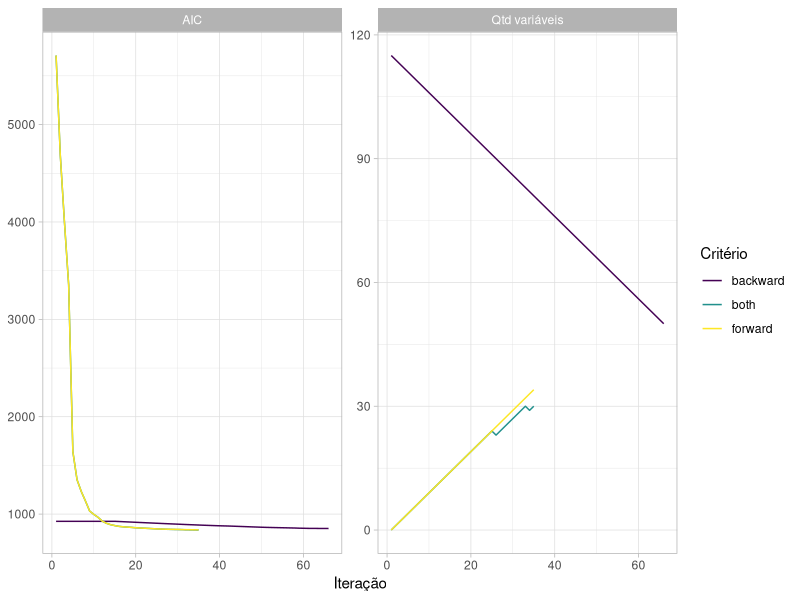

Here is the R script that generated this plot:
library(tidyverse)
library(glue)
theme_set(theme_light())


aic_modelo_rl_forward <- read_delim('new_modelagem/reducao_dos_aics/modelo_rl_forward.csv', delim = ';') %>% 
    mutate(criterio = 'forward',
           step = row_number())

aic_modelo_rl_backward <- read_delim('new_modelagem/reducao_dos_aics/modelo_rl_backward.csv', delim = ';') %>% 
    mutate(criterio = 'backward',
           step = row_number())

aic_modelo_rl_both <- read_delim('new_modelagem/reducao_dos_aics/modelo_rl_both.csv', delim = ';') %>% 
    mutate(criterio = 'both',
           step = row_number())

aic_modelos_rl <- aic_modelo_rl_forward %>% 
    rbind(aic_modelo_rl_backward) %>% 
    rbind(aic_modelo_rl_both) %>% 
    mutate(qtd_variaveis = ifelse(formula_modelo == 'flg_churn ~ 1',
                                  0,
                                  str_count(formula_modelo, '[+]') + 1))

to_plot_aic_modelos_rl <- aic_modelos_rl %>% 
    pivot_longer(c(aic, qtd_variaveis), names_to = 'var', values_to = 'value') %>% 
    mutate(var = case_when(var == 'aic' ~ 'AIC',
                           var == 'qtd_variaveis' ~ 'Qtd variáveis',
                           T ~ 'Outro'))

ggplot(to_plot_aic_modelos_rl, aes(step, value, color = criterio)) +
    geom_line() +
    # geom_point() +
    facet_wrap(~ var, ncol = 2, scales = 'free_y') +
    scale_color_viridis_d() +
    labs(x = 'Iteração', y = NULL, color = 'Critério')

resumo_modelos_rl <- aic_modelos_rl %>% 
    group_by(criterio) %>% 
    summarise(across(everything(), list(first = first, last = last), .names = '{.fn}_{.col}')) %>% 
    pivot_longer(matches('first_|last_'),
                 names_to = c('set', '.value'),
                 names_pattern = '(first|last)_(.+)') %>% 
    arrange(criterio, set) %>% 
    select(criterio, set, step, aic, qtd_variaveis) %>% 
    mutate(set = ifelse(set == 'first', 'primeira', 'última')) %>% 
    rename(iteracao = step)

write_delim(resumo_modelos_rl, 'new_modelagem/reducao_dos_aics/resumo_modelos_rl.csv', delim = ';')    
